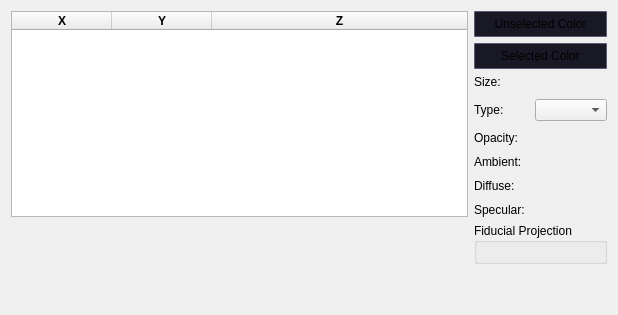
        <widget class="QWidget" name="tab_2">
         <attribute name="title">
          <string>Points</string>
         </attribute>
         <layout class="QGridLayout" name="gridLayout_4">
          <item row="0" column="0" rowspan="3" colspan="2">
           <widget class="QTableWidget" name="pointsTableWidget">
            <property name="sizePolicy">
             <sizepolicy hsizetype="Expanding" vsizetype="Expanding">
              <horstretch>0</horstretch>
              <verstretch>0</verstretch>
             </sizepolicy>
            </property>
            <property name="minimumSize">
             <size>
              <width>457</width>
              <height>0</height>
             </size>
            </property>
            <property name="selectionMode">
             <enum>QAbstractItemView::SingleSelection</enum>
            </property>
            <property name="columnCount">
             <number>3</number>
            </property>
            <attribute name="horizontalHeaderMinimumSectionSize">
             <number>4</number>
            </attribute>
            <attribute name="horizontalHeaderStretchLastSection">
             <bool>true</bool>
            </attribute>
            <column>
             <property name="text">
              <string>X</string>
             </property>
             <property name="font">
              <font>
               <weight>75</weight>
               <bold>true</bold>
              </font>
             </property>
            </column>
            <column>
             <property name="text">
              <string>Y</string>
             </property>
             <property name="font">
              <font>
               <weight>75</weight>
               <bold>true</bold>
              </font>
             </property>
            </column>
            <column>
             <property name="text">
              <string>Z</string>
             </property>
             <property name="font">
              <font>
               <weight>75</weight>
               <bold>true</bold>
              </font>
             </property>
            </column>
           </widget>
          </item>
          <item row="0" column="2">
           <widget class="ctkColorPickerButton" name="pointUnselectedColorPickerButton">
            <property name="sizePolicy">
             <sizepolicy hsizetype="Minimum" vsizetype="Fixed">
              <horstretch>0</horstretch>
              <verstretch>0</verstretch>
             </sizepolicy>
            </property>
            <property name="styleSheet">
             <string notr="true">QPushButton{
	min-height: 24;
	max-height: 24;
	background: #191925;
	border: 1px solid #5c5c74;
	border-radius: 1px;
	font: 10pt &quot;Microsoft YaHei&quot;;
}


QPushButton:hover
{
	background-color: #5C5C74;
}</string>
            </property>
            <property name="text">
             <string>Unselected Color</string>
            </property>
           </widget>
          </item>
          <item row="1" column="2">
           <widget class="ctkColorPickerButton" name="pointSelectedColorPickerButton">
            <property name="sizePolicy">
             <sizepolicy hsizetype="Minimum" vsizetype="Fixed">
              <horstretch>0</horstretch>
              <verstretch>0</verstretch>
             </sizepolicy>
            </property>
            <property name="styleSheet">
             <string notr="true">QPushButton{
	min-height: 24;
	max-height: 24;
	background: #191925;
	border: 1px solid #5c5c74;
	border-radius: 1px;
	font: 10pt &quot;Microsoft YaHei&quot;;
}


QPushButton:hover
{
	background-color: #5C5C74;
}</string>
            </property>
            <property name="text">
             <string>Selected Color</string>
            </property>
           </widget>
          </item>
          <item row="2" column="2">
           <layout class="QGridLayout" name="gridLayout_2">
            <property name="spacing">
             <number>10</number>
            </property>
            <item row="0" column="0">
             <widget class="QLabel" name="pointGlyphScaleLabel">
              <property name="text">
               <string>Size:</string>
              </property>
             </widget>
            </item>
            <item row="2" column="0">
             <widget class="QLabel" name="opacityLabel">
              <property name="text">
               <string>Opacity:</string>
              </property>
             </widget>
            </item>
            <item row="3" column="0">
             <widget class="QLabel" name="ambientLabel">
              <property name="text">
               <string>Ambient:</string>
              </property>
             </widget>
            </item>
            <item row="4" column="0">
             <widget class="QLabel" name="diffuseLabel">
              <property name="text">
               <string>Diffuse:</string>
              </property>
             </widget>
            </item>
            <item row="5" column="0">
             <widget class="QLabel" name="specularLabel">
              <property name="text">
               <string>Specular:</string>
              </property>
             </widget>
            </item>
            <item row="2" column="1">
             <widget class="ctkSliderWidget" name="pointOpacitySliderSpinBoxWidget" native="true">
              <property name="singleStep" stdset="0">
               <double>0.100000000000000</double>
              </property>
              <property name="maximum" stdset="0">
               <double>1.000000000000000</double>
              </property>
             </widget>
            </item>
            <item row="3" column="1">
             <widget class="ctkSliderWidget" name="pointAmbientSliderSpinBoxWidget" native="true">
              <property name="singleStep" stdset="0">
               <double>0.100000000000000</double>
              </property>
              <property name="maximum" stdset="0">
               <double>1.000000000000000</double>
              </property>
             </widget>
            </item>
            <item row="4" column="1">
             <widget class="ctkSliderWidget" name="pointDiffuseSliderSpinBoxWidget" native="true">
              <property name="singleStep" stdset="0">
               <double>0.100000000000000</double>
              </property>
              <property name="maximum" stdset="0">
               <double>1.000000000000000</double>
              </property>
             </widget>
            </item>
            <item row="5" column="1">
             <widget class="ctkSliderWidget" name="pointSpecularSliderSpinBoxWidget" native="true">
              <property name="singleStep" stdset="0">
               <double>0.100000000000000</double>
              </property>
              <property name="maximum" stdset="0">
               <double>1.000000000000000</double>
              </property>
             </widget>
            </item>
            <item row="0" column="1">
             <widget class="ctkSliderWidget" name="pointSizeSliderSpinBoxWidget" native="true">
              <property name="singleStep" stdset="0">
               <double>0.100000000000000</double>
              </property>
              <property name="maximum" stdset="0">
               <double>20.000000000000000</double>
              </property>
             </widget>
            </item>
            <item row="1" column="1">
             <widget class="QComboBox" name="pointGlyphTypeComboBox">
              <property name="accessibleDescription">
               <string>Glyph type combo box</string>
              </property>
              <property name="layoutDirection">
               <enum>Qt::LeftToRight</enum>
              </property>
             </widget>
            </item>
            <item row="1" column="0">
             <widget class="QLabel" name="pointGlyphTypeLabel">
              <property name="text">
               <string>Type:</string>
              </property>
             </widget>
            </item>
           </layout>
          </item>
          <item row="3" column="2">
           <widget class="ctkCollapsibleGroupBox" name="pointFiducialProjectionPropertiesGroupBox">
            <property name="title">
             <string>Fiducial Projection</string>
            </property>
            <property name="collapsed" stdset="0">
             <bool>true</bool>
            </property>
            <layout class="QVBoxLayout" name="verticalLayout_3">
             <property name="spacing">
              <number>10</number>
             </property>
             <item>
              <widget class="qMRMLAnnotationFiducialProjectionPropertyWidget" name="pointFiducialProjectionWidget" native="true"/>
             </item>
            </layout>
           </widget>
          </item>
          <item row="4" column="2">
           <spacer name="verticalSpacer_8">
            <property name="orientation">
             <enum>Qt::Vertical</enum>
            </property>
            <property name="sizeHint" stdset="0">
             <size>
              <width>20</width>
              <height>40</height>
             </size>
            </property>
           </spacer>
          </item>
         </layout>
        </widget>
